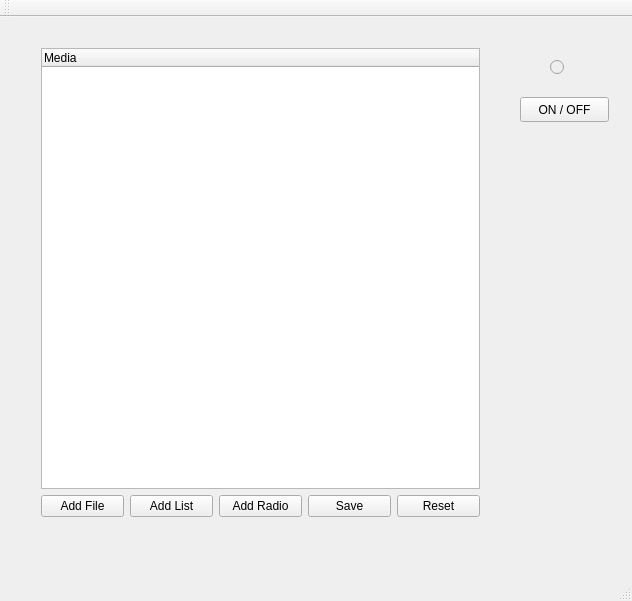
<?xml version="1.0" encoding="UTF-8"?>
<ui version="4.0">
 <class>MainWindow</class>
 <widget class="QMainWindow" name="MainWindow">
  <property name="geometry">
   <rect>
    <x>0</x>
    <y>0</y>
    <width>632</width>
    <height>601</height>
   </rect>
  </property>
  <property name="windowTitle">
   <string>MainWindow</string>
  </property>
  <widget class="QWidget" name="centralWidget">
   <widget class="QRadioButton" name="radioButton">
    <property name="enabled">
     <bool>false</bool>
    </property>
    <property name="geometry">
     <rect>
      <x>550</x>
      <y>40</y>
      <width>31</width>
      <height>21</height>
     </rect>
    </property>
    <property name="mouseTracking">
     <bool>false</bool>
    </property>
    <property name="text">
     <string/>
    </property>
    <property name="checkable">
     <bool>true</bool>
    </property>
   </widget>
   <widget class="QPushButton" name="butto_serv">
    <property name="geometry">
     <rect>
      <x>520</x>
      <y>80</y>
      <width>89</width>
      <height>25</height>
     </rect>
    </property>
    <property name="text">
     <string>ON / OFF</string>
    </property>
   </widget>
   <widget class="QWidget" name="layoutWidget">
    <property name="geometry">
     <rect>
      <x>30</x>
      <y>20</y>
      <width>461</width>
      <height>491</height>
     </rect>
    </property>
    <layout class="QVBoxLayout" name="verticalLayout">
     <item>
      <widget class="QTreeWidget" name="treeWidget">
       <column>
        <property name="text">
         <string>Media</string>
        </property>
       </column>
      </widget>
     </item>
     <item>
      <layout class="QHBoxLayout" name="horizontalLayout">
       <item>
        <widget class="QPushButton" name="pushButton_file">
         <property name="text">
          <string>Add File</string>
         </property>
        </widget>
       </item>
       <item>
        <widget class="QPushButton" name="pushButton_list">
         <property name="text">
          <string>Add List</string>
         </property>
        </widget>
       </item>
       <item>
        <widget class="QPushButton" name="pushButton">
         <property name="text">
          <string>Add Radio</string>
         </property>
        </widget>
       </item>
       <item>
        <widget class="QPushButton" name="pushButton_save">
         <property name="text">
          <string>Save</string>
         </property>
        </widget>
       </item>
       <item>
        <widget class="QPushButton" name="pushButton_reset">
         <property name="text">
          <string>Reset</string>
         </property>
        </widget>
       </item>
      </layout>
     </item>
    </layout>
   </widget>
  </widget>
  <widget class="QMenuBar" name="menuBar">
   <property name="geometry">
    <rect>
     <x>0</x>
     <y>0</y>
     <width>632</width>
     <height>22</height>
    </rect>
   </property>
  </widget>
  <widget class="QToolBar" name="mainToolBar">
   <attribute name="toolBarArea">
    <enum>TopToolBarArea</enum>
   </attribute>
   <attribute name="toolBarBreak">
    <bool>false</bool>
   </attribute>
  </widget>
  <widget class="QStatusBar" name="statusBar"/>
 </widget>
 <layoutdefault spacing="6" margin="11"/>
 <resources/>
 <connections/>
</ui>
